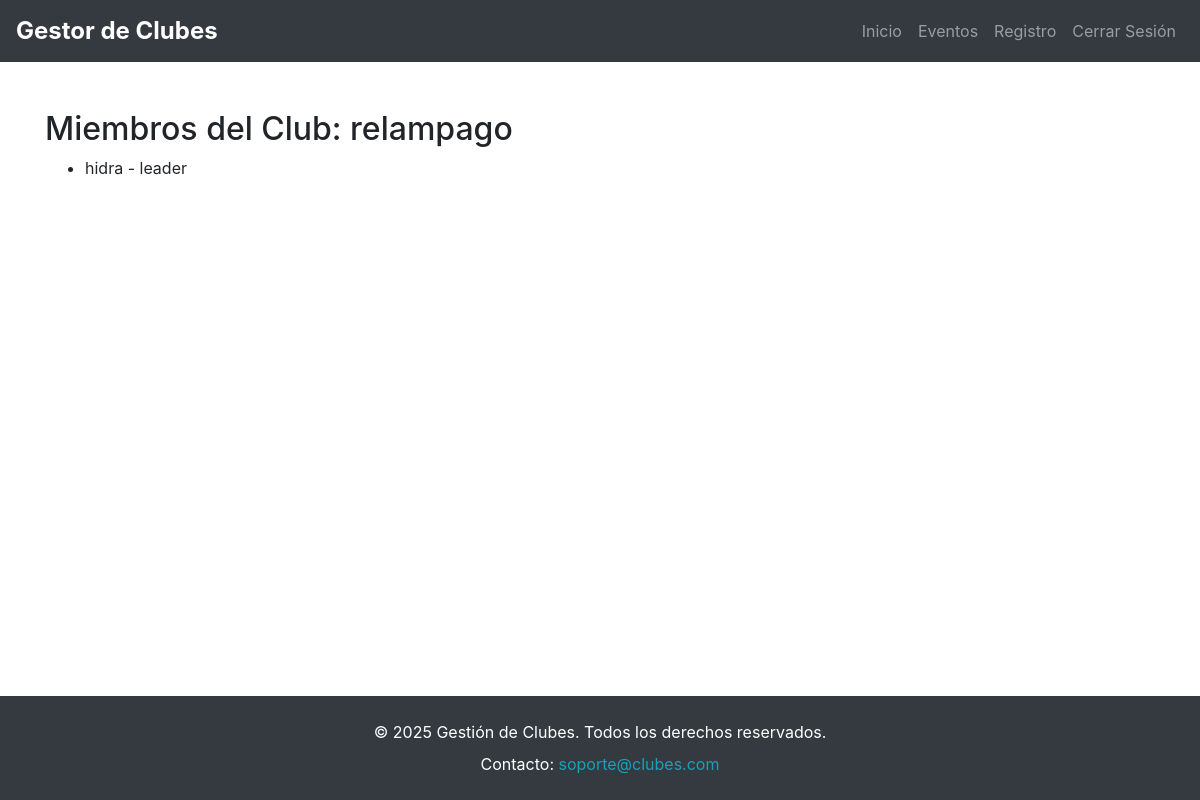
Page /clubes/6/miembros/ (signed in) on the committed database.
### clubes/models.py (models this page shows, shortened)
class Club(models.Model):
    CATEGORIAS = (
        ('academico', 'Académico'),
        ('deportivo', 'Deportivo'),
        ('cultural', 'Cultural'),
    )
    nombre = models.CharField(max_length=100)
    descripcion = models.TextField()
    categoria = models.CharField(max_length=20, choices=CATEGORIAS)
    lider = models.ForeignKey(Usuario, on_delete=models.CASCADE)

class MiembroClub(models.Model):
    ROLES = (
        ('admin', 'Administrador'),
        ('leader', 'Líder de Club'),
        ('member', 'Miembro'),
    )
    club = models.ForeignKey(Club, on_delete=models.CASCADE)
    usuario = models.ForeignKey(Usuario, on_delete=models.CASCADE)
    rol = models.CharField(max_length=10, choices=ROLES, default='member')
    fecha_union = models.DateTimeField(auto_now_add=True)

### usuarios/models.py (models this page shows)
class Usuario(AbstractUser):
    ROLES = (
        ('admin', 'Administrador'),
        ('leader', 'Líder de Club'),
        ('member', 'Miembro'),
    )
    rol = models.CharField(max_length=10, choices=ROLES, default='member')

### clubes/views.py (the view)
# urls.py: path('<int:club_id>/miembros/', views.lista_miembros, name='lista_miembros'),  # Lista de miembros
@login_required
def lista_miembros(request, club_id):
    club = get_object_or_404(Club, id=club_id)
    miembros = MiembroClub.objects.filter(club=club)
    return render(request, 'clubes/lista_miembros.html', {'club': club, 'miembros': miembros})

### templates/clubes/lista_miembros.html
{% extends 'base.html' %}
{% block content %}
<h2>Miembros del Club: {{ club.nombre }}</h2>
<ul>
    {% for miembro in miembros %}
    <li>{{ miembro.usuario.username }} - {{ miembro.rol }}</li>
    {% endfor %}
</ul>
{% endblock %}

### rows in the picture
Club: nombre "relampago"
MiembroClub: usuario.username "hidra", rol "leader"
